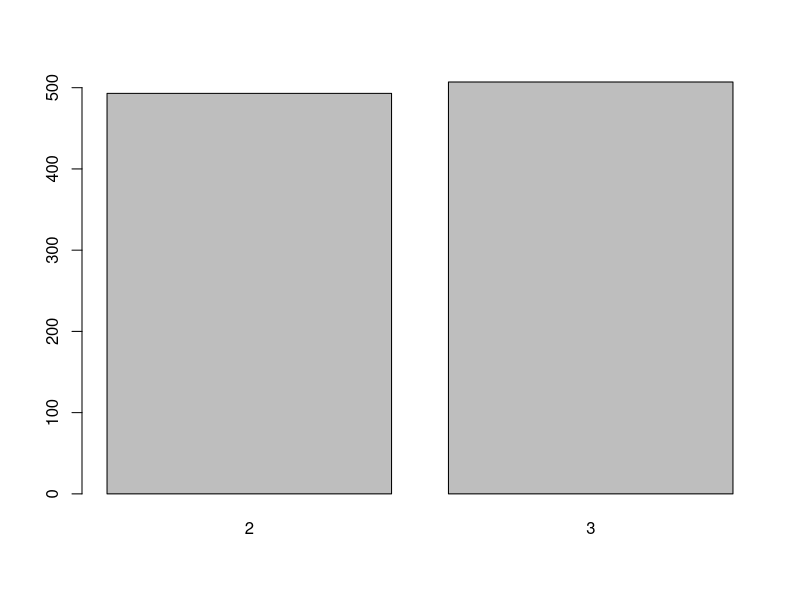
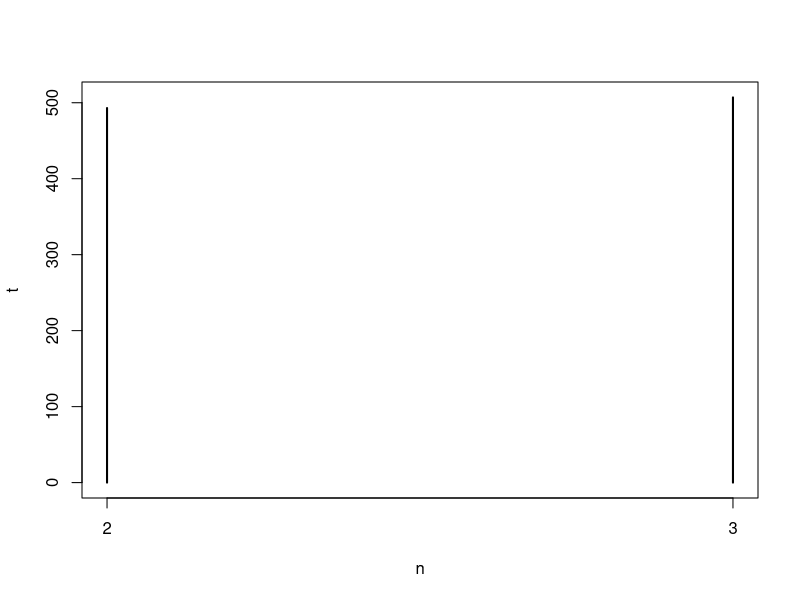

The R source for these figures, in order:
# Law of large number
# Test on Uniform distribution
uniform.10 <- rep(0,10)
uniform.100 <- rep(0,10^2)
uniform.1000 <- rep(0,10^3)

for(i in 1:10^5)
{
  x.samp.10 <- runif(10,2,4)
  uniform.10[i] <-mean(x.samp.10)
  
  x.samp.100 <- runif(100,2,4)
  uniform.100[i] <-mean(x.samp.100)
  
  x.samp.1000 <- runif(1000,2,4)
  uniform.1000[i] <-mean(x.samp.1000)
  
}
mean(uniform.10)
mean(uniform.100)
mean(uniform.1000)
# Test result
# Block Ctrl+Shift+C
# > mean(uniform.10)
# [1] 2.999501
# > mean(uniform.100)
# [1] 3.000032
# > mean(uniform.1000)
# [1] 3.000058

var(uniform.10)
var(uniform.100)
var(uniform.1000)
# Test result
# > var(uniform.10)
# [1] 0.03351723
# > var(uniform.100)
# [1] 0.003343146
# > var(uniform.1000)
# [1] 0.0003319267

# plot
n <- floor(runif(1000,2,4))
t <- table(n)
barplot(t)
plot(t)